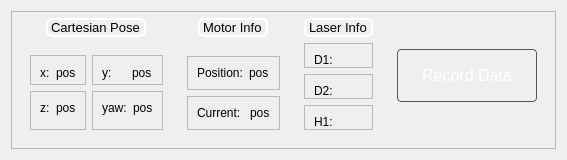
         <widget class="QWidget" name="InformationPage">
          <property name="styleSheet">
           <string notr="true"/>
          </property>
          <layout class="QHBoxLayout" name="horizontalLayout_7">
           <property name="spacing">
            <number>6</number>
           </property>
           <item>
            <widget class="QFrame" name="Info">
             <property name="frameShape">
              <enum>QFrame::Shape::StyledPanel</enum>
             </property>
             <property name="frameShadow">
              <enum>QFrame::Shadow::Raised</enum>
             </property>
             <layout class="QHBoxLayout" name="horizontalLayout_10" stretch="0,0,0,0">
              <property name="topMargin">
               <number>0</number>
              </property>
              <property name="bottomMargin">
               <number>9</number>
              </property>
              <item>
               <widget class="QWidget" name="CartesianPoseWidget" native="true">
                <property name="sizePolicy">
                 <sizepolicy hsizetype="Preferred" vsizetype="Preferred">
                  <horstretch>0</horstretch>
                  <verstretch>0</verstretch>
                 </sizepolicy>
                </property>
                <property name="minimumSize">
                 <size>
                  <width>0</width>
                  <height>0</height>
                 </size>
                </property>
                <layout class="QGridLayout" name="gridLayout">
                 <property name="topMargin">
                  <number>6</number>
                 </property>
                 <item row="1" column="1">
                  <widget class="QFrame" name="yPosFrame">
                   <property name="frameShape">
                    <enum>QFrame::Shape::StyledPanel</enum>
                   </property>
                   <property name="frameShadow">
                    <enum>QFrame::Shadow::Raised</enum>
                   </property>
                   <layout class="QHBoxLayout" name="horizontalLayout_9">
                    <property name="bottomMargin">
                     <number>3</number>
                    </property>
                    <item alignment="Qt::AlignmentFlag::AlignLeft|Qt::AlignmentFlag::AlignVCenter">
                     <widget class="QLabel" name="y">
                      <property name="font">
                       <font>
                        <pointsize>9</pointsize>
                       </font>
                      </property>
                      <property name="text">
                       <string>y:</string>
                      </property>
                     </widget>
                    </item>
                    <item alignment="Qt::AlignmentFlag::AlignHCenter|Qt::AlignmentFlag::AlignVCenter">
                     <widget class="QLabel" name="yText">
                      <property name="text">
                       <string>pos</string>
                      </property>
                     </widget>
                    </item>
                   </layout>
                  </widget>
                 </item>
                 <item row="2" column="0">
                  <widget class="QFrame" name="zPosFrame">
                   <property name="frameShape">
                    <enum>QFrame::Shape::StyledPanel</enum>
                   </property>
                   <property name="frameShadow">
                    <enum>QFrame::Shadow::Raised</enum>
                   </property>
                   <layout class="QHBoxLayout" name="horizontalLayout_11">
                    <property name="bottomMargin">
                     <number>14</number>
                    </property>
                    <item alignment="Qt::AlignmentFlag::AlignLeft|Qt::AlignmentFlag::AlignVCenter">
                     <widget class="QLabel" name="z">
                      <property name="font">
                       <font>
                        <pointsize>9</pointsize>
                       </font>
                      </property>
                      <property name="text">
                       <string>z:</string>
                      </property>
                     </widget>
                    </item>
                    <item alignment="Qt::AlignmentFlag::AlignHCenter|Qt::AlignmentFlag::AlignVCenter">
                     <widget class="QLabel" name="zText">
                      <property name="text">
                       <string>pos</string>
                      </property>
                     </widget>
                    </item>
                   </layout>
                  </widget>
                 </item>
                 <item row="2" column="1">
                  <widget class="QFrame" name="yawPosFrame">
                   <property name="frameShape">
                    <enum>QFrame::Shape::StyledPanel</enum>
                   </property>
                   <property name="frameShadow">
                    <enum>QFrame::Shadow::Raised</enum>
                   </property>
                   <layout class="QHBoxLayout" name="horizontalLayout_12">
                    <property name="bottomMargin">
                     <number>14</number>
                    </property>
                    <item alignment="Qt::AlignmentFlag::AlignLeft|Qt::AlignmentFlag::AlignVCenter">
                     <widget class="QLabel" name="yaw">
                      <property name="font">
                       <font>
                        <pointsize>9</pointsize>
                       </font>
                      </property>
                      <property name="text">
                       <string>yaw:</string>
                      </property>
                     </widget>
                    </item>
                    <item alignment="Qt::AlignmentFlag::AlignHCenter|Qt::AlignmentFlag::AlignVCenter">
                     <widget class="QLabel" name="yawText">
                      <property name="text">
                       <string>pos</string>
                      </property>
                     </widget>
                    </item>
                   </layout>
                  </widget>
                 </item>
                 <item row="0" column="0" colspan="2" alignment="Qt::AlignmentFlag::AlignHCenter|Qt::AlignmentFlag::AlignTop">
                  <widget class="QLabel" name="CartesianPoseText">
                   <property name="font">
                    <font>
                     <pointsize>10</pointsize>
                    </font>
                   </property>
                   <property name="styleSheet">
                    <string notr="true">border: 2px solid #FFFFFF;  /* white solid border */
border-radius: 6px;</string>
                   </property>
                   <property name="text">
                    <string>Cartesian Pose</string>
                   </property>
                  </widget>
                 </item>
                 <item row="1" column="0">
                  <widget class="QFrame" name="xPosFrame">
                   <property name="font">
                    <font>
                     <pointsize>9</pointsize>
                    </font>
                   </property>
                   <property name="frameShape">
                    <enum>QFrame::Shape::StyledPanel</enum>
                   </property>
                   <property name="frameShadow">
                    <enum>QFrame::Shadow::Raised</enum>
                   </property>
                   <layout class="QHBoxLayout" name="horizontalLayout_8">
                    <property name="leftMargin">
                     <number>9</number>
                    </property>
                    <property name="bottomMargin">
                     <number>3</number>
                    </property>
                    <item alignment="Qt::AlignmentFlag::AlignLeft|Qt::AlignmentFlag::AlignVCenter">
                     <widget class="QLabel" name="x">
                      <property name="font">
                       <font>
                        <pointsize>9</pointsize>
                       </font>
                      </property>
                      <property name="text">
                       <string>x:</string>
                      </property>
                     </widget>
                    </item>
                    <item alignment="Qt::AlignmentFlag::AlignHCenter|Qt::AlignmentFlag::AlignVCenter">
                     <widget class="QLabel" name="xText">
                      <property name="text">
                       <string>pos</string>
                      </property>
                     </widget>
                    </item>
                   </layout>
                  </widget>
                 </item>
                </layout>
               </widget>
              </item>
              <item>
               <widget class="QWidget" name="MotorInfoWidget" native="true">
                <property name="styleSheet">
                 <string notr="true"/>
                </property>
                <layout class="QGridLayout" name="gridLayout_2">
                 <property name="topMargin">
                  <number>6</number>
                 </property>
                 <item row="2" column="0">
                  <widget class="QFrame" name="PositionFrame">
                   <property name="frameShape">
                    <enum>QFrame::Shape::StyledPanel</enum>
                   </property>
                   <property name="frameShadow">
                    <enum>QFrame::Shadow::Raised</enum>
                   </property>
                   <layout class="QHBoxLayout" name="horizontalLayout_13">
                    <item>
                     <widget class="QLabel" name="Position">
                      <property name="text">
                       <string>Position:</string>
                      </property>
                     </widget>
                    </item>
                    <item>
                     <widget class="QLabel" name="PositionText">
                      <property name="text">
                       <string>pos</string>
                      </property>
                     </widget>
                    </item>
                   </layout>
                  </widget>
                 </item>
                 <item row="0" column="0" alignment="Qt::AlignmentFlag::AlignHCenter|Qt::AlignmentFlag::AlignTop">
                  <widget class="QLabel" name="MotorInfoText">
                   <property name="font">
                    <font>
                     <pointsize>10</pointsize>
                    </font>
                   </property>
                   <property name="styleSheet">
                    <string notr="true">border: 2px solid #FFFFFF;  /* white solid border */
border-radius: 6px;</string>
                   </property>
                   <property name="text">
                    <string>Motor Info</string>
                   </property>
                  </widget>
                 </item>
                 <item row="3" column="0">
                  <widget class="QFrame" name="CurrentFrame">
                   <property name="frameShape">
                    <enum>QFrame::Shape::StyledPanel</enum>
                   </property>
                   <property name="frameShadow">
                    <enum>QFrame::Shadow::Raised</enum>
                   </property>
                   <layout class="QHBoxLayout" name="horizontalLayout_14">
                    <item>
                     <widget class="QLabel" name="Current">
                      <property name="text">
                       <string>Current: </string>
                      </property>
                     </widget>
                    </item>
                    <item>
                     <widget class="QLabel" name="CurrentText">
                      <property name="text">
                       <string>pos</string>
                      </property>
                     </widget>
                    </item>
                   </layout>
                  </widget>
                 </item>
                </layout>
               </widget>
              </item>
              <item>
               <widget class="QWidget" name="RecordData" native="true">
                <layout class="QGridLayout" name="gridLayout_3">
                 <property name="topMargin">
                  <number>6</number>
                 </property>
                 <item row="1" column="0">
                  <widget class="QFrame" name="frame_11">
                   <property name="frameShape">
                    <enum>QFrame::Shape::StyledPanel</enum>
                   </property>
                   <property name="frameShadow">
                    <enum>QFrame::Shadow::Raised</enum>
                   </property>
                   <layout class="QVBoxLayout" name="verticalLayout_13">
                    <property name="leftMargin">
                     <number>9</number>
                    </property>
                    <property name="topMargin">
                     <number>9</number>
                    </property>
                    <property name="bottomMargin">
                     <number>0</number>
                    </property>
                    <item>
                     <widget class="QLabel" name="d1">
                      <property name="text">
                       <string>D1: </string>
                      </property>
                     </widget>
                    </item>
                   </layout>
                  </widget>
                 </item>
                 <item row="0" column="0" alignment="Qt::AlignmentFlag::AlignHCenter">
                  <widget class="QLabel" name="LaserInfoText">
                   <property name="font">
                    <font>
                     <pointsize>10</pointsize>
                    </font>
                   </property>
                   <property name="styleSheet">
                    <string notr="true">border: 2px solid #FFFFFF;  /* white solid border */
border-radius: 6px;</string>
                   </property>
                   <property name="text">
                    <string>Laser Info</string>
                   </property>
                  </widget>
                 </item>
                 <item row="3" column="0">
                  <widget class="QFrame" name="frame_6">
                   <property name="frameShape">
                    <enum>QFrame::Shape::StyledPanel</enum>
                   </property>
                   <property name="frameShadow">
                    <enum>QFrame::Shadow::Raised</enum>
                   </property>
                   <layout class="QVBoxLayout" name="verticalLayout_22">
                    <property name="leftMargin">
                     <number>9</number>
                    </property>
                    <property name="bottomMargin">
                     <number>0</number>
                    </property>
                    <item>
                     <widget class="QLabel" name="d2">
                      <property name="text">
                       <string>D2: </string>
                      </property>
                     </widget>
                    </item>
                   </layout>
                  </widget>
                 </item>
                 <item row="4" column="0">
                  <widget class="QFrame" name="frame_5">
                   <property name="frameShape">
                    <enum>QFrame::Shape::StyledPanel</enum>
                   </property>
                   <property name="frameShadow">
                    <enum>QFrame::Shadow::Raised</enum>
                   </property>
                   <layout class="QVBoxLayout" name="verticalLayout_14">
                    <property name="leftMargin">
                     <number>9</number>
                    </property>
                    <property name="bottomMargin">
                     <number>0</number>
                    </property>
                    <item>
                     <widget class="QLabel" name="h1">
                      <property name="text">
                       <string>H1: </string>
                      </property>
                     </widget>
                    </item>
                   </layout>
                  </widget>
                 </item>
                </layout>
               </widget>
              </item>
              <item>
               <widget class="QWidget" name="RecordDataButtonContainer" native="true">
                <property name="sizePolicy">
                 <sizepolicy hsizetype="Preferred" vsizetype="Preferred">
                  <horstretch>0</horstretch>
                  <verstretch>0</verstretch>
                 </sizepolicy>
                </property>
                <layout class="QVBoxLayout" name="verticalLayout_16">
                 <property name="leftMargin">
                  <number>9</number>
                 </property>
                 <property name="topMargin">
                  <number>9</number>
                 </property>
                 <item alignment="Qt::AlignmentFlag::AlignVCenter">
                  <widget class="QPushButton" name="RecordDataButton">
                   <property name="sizePolicy">
                    <sizepolicy hsizetype="Preferred" vsizetype="Preferred">
                     <horstretch>0</horstretch>
                     <verstretch>0</verstretch>
                    </sizepolicy>
                   </property>
                   <property name="font">
                    <font>
                     <pointsize>12</pointsize>
                    </font>
                   </property>
                   <property name="styleSheet">
                    <string notr="true">QPushButton {
    background-color: qlineargradient(
        x1:0, y1:0, x2:0, y2:1,
        stop:0 #1a1a1a, stop:1 #000000
    );
    color: white;
    border: 1px solid #555;
    border-radius: 4px;
    padding: 16px 24px;
}

QPushButton:hover {
    background-color: qlineargradient(
        x1:0, y1:0, x2:0, y2:1,
        stop:0 #2a2a2a, stop:1 #111111
    );
}

QPushButton:pressed {
    background-color: qlineargradient(
        x1:0, y1:0, x2:0, y2:1,
        stop:0 #0f0f0f, stop:1 #000000
    );
	background-color: #0B76A0;
    border: 1px solid #555;
    border-radius: 4px;
    padding: 16px 24px;
}
</string>
                   </property>
                   <property name="text">
                    <string>Record Data</string>
                   </property>
                  </widget>
                 </item>
                </layout>
               </widget>
              </item>
             </layout>
            </widget>
           </item>
          </layout>
         </widget>
